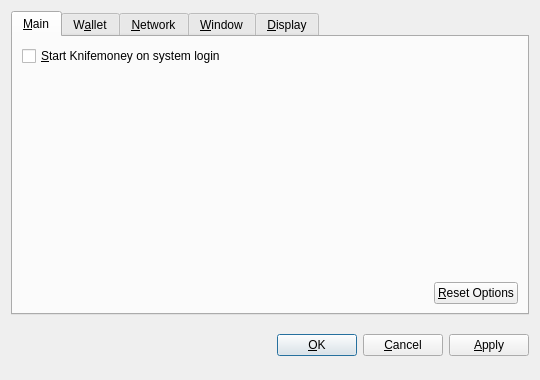
<?xml version="1.0" encoding="UTF-8"?>
<ui version="4.0">
 <class>OptionsDialog</class>
 <widget class="QDialog" name="OptionsDialog">
  <property name="geometry">
   <rect>
    <x>0</x>
    <y>0</y>
    <width>540</width>
    <height>380</height>
   </rect>
  </property>
  <property name="windowTitle">
   <string>Options</string>
  </property>
  <property name="modal">
   <bool>true</bool>
  </property>
  <layout class="QVBoxLayout" name="verticalLayout">
   <item>
    <widget class="QTabWidget" name="tabWidget">
     <property name="tabPosition">
      <enum>QTabWidget::North</enum>
     </property>
     <property name="currentIndex">
      <number>0</number>
     </property>
     <widget class="QWidget" name="tabMain">
      <attribute name="title">
       <string>&amp;Main</string>
      </attribute>
      <layout class="QVBoxLayout" name="verticalLayout_Main">
       <item>
        <widget class="QCheckBox" name="bitcoinAtStartup">
         <property name="toolTip">
          <string>Automatically start Knifemoney after logging in to the system.</string>
         </property>
         <property name="text">
          <string>&amp;Start Knifemoney on system login</string>
         </property>
        </widget>
       </item>
       <item>
        <spacer name="verticalSpacer_Main">
         <property name="orientation">
          <enum>Qt::Vertical</enum>
         </property>
         <property name="sizeHint" stdset="0">
          <size>
           <width>20</width>
           <height>40</height>
          </size>
         </property>
        </spacer>
       </item>
       <item>
        <layout class="QHBoxLayout" name="horizontalLayout_2_Main">
         <item>
          <spacer name="horizontalSpacer_2_Main">
           <property name="orientation">
            <enum>Qt::Horizontal</enum>
           </property>
           <property name="sizeHint" stdset="0">
            <size>
             <width>40</width>
             <height>20</height>
            </size>
           </property>
          </spacer>
         </item>
         <item>
          <widget class="QPushButton" name="resetButton">
           <property name="toolTip">
            <string>Reset all client options to default.</string>
           </property>
           <property name="text">
            <string>&amp;Reset Options</string>
           </property>
           <property name="autoDefault">
            <bool>false</bool>
           </property>
          </widget>
         </item>
        </layout>
       </item>
      </layout>
     </widget>
     <widget class="QWidget" name="tabWallet">
      <attribute name="title">
       <string>W&amp;allet</string>
      </attribute>
      <layout class="QVBoxLayout" name="verticalLayout_Network">
       <item>
        <widget class="QLabel" name="transactionFeeInfoLabel">
         <property name="text">
          <string>Optional transaction fee per kB that helps make sure your transactions are processed quickly. Most transactions are 1 kB.</string>
         </property>
         <property name="textFormat">
          <enum>Qt::PlainText</enum>
         </property>
         <property name="wordWrap">
          <bool>true</bool>
         </property>
        </widget>
       </item>
       <item>
        <layout class="QHBoxLayout" name="horizontalLayout_1_Main">
         <item>
          <widget class="QLabel" name="transactionFeeLabel">
           <property name="text">
            <string>Pay transaction &amp;fee</string>
           </property>
           <property name="textFormat">
            <enum>Qt::PlainText</enum>
           </property>
           <property name="buddy">
            <cstring>transactionFee</cstring>
           </property>
          </widget>
         </item>
         <item>
          <widget class="BitcoinAmountField" name="transactionFee"/>
         </item>
         <item>
          <spacer name="horizontalSpacer_1_Main">
           <property name="orientation">
            <enum>Qt::Horizontal</enum>
           </property>
           <property name="sizeHint" stdset="0">
            <size>
             <width>40</width>
             <height>20</height>
            </size>
           </property>
          </spacer>
         </item>
        </layout>
       </item>
       <item>
        <widget class="QLabel" name="label">
         <property name="text">
          <string>If you disable the spending of unconfirmed change, the change from a transaction cannot be used until that transaction has at least one confirmation. This also affects how your balance is computed.</string>
         </property>
         <property name="wordWrap">
          <bool>true</bool>
         </property>
        </widget>
       </item>
       <item>
        <widget class="QCheckBox" name="spendZeroConfChange">
         <property name="text">
          <string>Spend unconfirmed change  (experts only)</string>
         </property>
        </widget>
       </item>
       <item>
        <spacer name="verticalSpacer">
         <property name="orientation">
          <enum>Qt::Vertical</enum>
         </property>
         <property name="sizeHint" stdset="0">
          <size>
           <width>20</width>
           <height>40</height>
          </size>
         </property>
        </spacer>
       </item>
      </layout>
     </widget>
     <widget class="QWidget" name="tabNetwork">
      <attribute name="title">
       <string>&amp;Network</string>
      </attribute>
      <layout class="QVBoxLayout" name="verticalLayout_Network">
       <item>
        <widget class="QCheckBox" name="mapPortUpnp">
         <property name="toolTip">
          <string>Automatically open the Knifemoney client port on the router. This only works when your router supports UPnP and it is enabled.</string>
         </property>
         <property name="text">
          <string>Map port using &amp;UPnP</string>
         </property>
        </widget>
       </item>
       <item>
        <widget class="QCheckBox" name="connectSocks">
         <property name="toolTip">
          <string>Connect to the Knifemoney network through a SOCKS proxy (e.g. when connecting through Tor).</string>
         </property>
         <property name="text">
          <string>&amp;Connect through SOCKS proxy:</string>
         </property>
        </widget>
       </item>
       <item>
        <layout class="QHBoxLayout" name="horizontalLayout_Network">
         <item>
          <widget class="QLabel" name="proxyIpLabel">
           <property name="text">
            <string>Proxy &amp;IP:</string>
           </property>
           <property name="textFormat">
            <enum>Qt::PlainText</enum>
           </property>
           <property name="buddy">
            <cstring>proxyIp</cstring>
           </property>
          </widget>
         </item>
         <item>
          <widget class="QValidatedLineEdit" name="proxyIp">
           <property name="maximumSize">
            <size>
             <width>140</width>
             <height>16777215</height>
            </size>
           </property>
           <property name="toolTip">
            <string>IP address of the proxy (e.g. 127.0.0.1)</string>
           </property>
          </widget>
         </item>
         <item>
          <widget class="QLabel" name="proxyPortLabel">
           <property name="text">
            <string>&amp;Port:</string>
           </property>
           <property name="textFormat">
            <enum>Qt::PlainText</enum>
           </property>
           <property name="buddy">
            <cstring>proxyPort</cstring>
           </property>
          </widget>
         </item>
         <item>
          <widget class="QLineEdit" name="proxyPort">
           <property name="maximumSize">
            <size>
             <width>55</width>
             <height>16777215</height>
            </size>
           </property>
           <property name="toolTip">
            <string>Port of the proxy (e.g. 9050)</string>
           </property>
          </widget>
         </item>
         <item>
          <widget class="QLabel" name="socksVersionLabel">
           <property name="text">
            <string>SOCKS &amp;Version:</string>
           </property>
           <property name="textFormat">
            <enum>Qt::PlainText</enum>
           </property>
           <property name="buddy">
            <cstring>socksVersion</cstring>
           </property>
          </widget>
         </item>
         <item>
          <widget class="QValueComboBox" name="socksVersion">
           <property name="toolTip">
            <string>SOCKS version of the proxy (e.g. 5)</string>
           </property>
          </widget>
         </item>
         <item>
          <spacer name="horizontalSpacer_Network">
           <property name="orientation">
            <enum>Qt::Horizontal</enum>
           </property>
           <property name="sizeHint" stdset="0">
            <size>
             <width>40</width>
             <height>20</height>
            </size>
           </property>
          </spacer>
         </item>
        </layout>
       </item>
       <item>
        <spacer name="verticalSpacer_Network">
         <property name="orientation">
          <enum>Qt::Vertical</enum>
         </property>
         <property name="sizeHint" stdset="0">
          <size>
           <width>20</width>
           <height>40</height>
          </size>
         </property>
        </spacer>
       </item>
      </layout>
     </widget>
     <widget class="QWidget" name="tabWindow">
      <attribute name="title">
       <string>&amp;Window</string>
      </attribute>
      <layout class="QVBoxLayout" name="verticalLayout_Window">
       <item>
        <widget class="QCheckBox" name="minimizeToTray">
         <property name="toolTip">
          <string>Show only a tray icon after minimizing the window.</string>
         </property>
         <property name="text">
          <string>&amp;Minimize to the tray instead of the taskbar</string>
         </property>
        </widget>
       </item>
       <item>
        <widget class="QCheckBox" name="minimizeOnClose">
         <property name="toolTip">
          <string>Minimize instead of exit the application when the window is closed. When this option is enabled, the application will be closed only after selecting Quit in the menu.</string>
         </property>
         <property name="text">
          <string>M&amp;inimize on close</string>
         </property>
        </widget>
       </item>
       <item>
        <spacer name="verticalSpacer_Window">
         <property name="orientation">
          <enum>Qt::Vertical</enum>
         </property>
         <property name="sizeHint" stdset="0">
          <size>
           <width>20</width>
           <height>40</height>
          </size>
         </property>
        </spacer>
       </item>
      </layout>
     </widget>
     <widget class="QWidget" name="tabDisplay">
      <attribute name="title">
       <string>&amp;Display</string>
      </attribute>
      <layout class="QVBoxLayout" name="verticalLayout_Display">
       <item>
        <layout class="QHBoxLayout" name="horizontalLayout_1_Display">
         <item>
          <widget class="QLabel" name="langLabel">
           <property name="text">
            <string>User Interface &amp;language:</string>
           </property>
           <property name="textFormat">
            <enum>Qt::PlainText</enum>
           </property>
           <property name="buddy">
            <cstring>lang</cstring>
           </property>
          </widget>
         </item>
         <item>
          <widget class="QValueComboBox" name="lang">
           <property name="toolTip">
            <string>The user interface language can be set here. This setting will take effect after restarting Knifemoney.</string>
           </property>
          </widget>
         </item>
        </layout>
       </item>
       <item>
        <layout class="QHBoxLayout" name="horizontalLayout_2_Display">
         <item>
          <widget class="QLabel" name="unitLabel">
           <property name="text">
            <string>&amp;Unit to show amounts in:</string>
           </property>
           <property name="textFormat">
            <enum>Qt::PlainText</enum>
           </property>
           <property name="buddy">
            <cstring>unit</cstring>
           </property>
          </widget>
         </item>
         <item>
          <widget class="QValueComboBox" name="unit">
           <property name="toolTip">
            <string>Choose the default subdivision unit to show in the interface and when sending coins.</string>
           </property>
          </widget>
         </item>
        </layout>
       </item>
       <item>
        <widget class="QCheckBox" name="displayAddresses">
         <property name="toolTip">
          <string>Whether to show Knifemoney addresses in the transaction list or not.</string>
         </property>
         <property name="text">
          <string>&amp;Display addresses in transaction list</string>
         </property>
        </widget>
       </item>
       <item>
        <widget class="QCheckBox" name="coinControlFeatures">
         <property name="toolTip">
          <string>Whether to show coin control features or not.</string>
         </property>
         <property name="text">
          <string>Display coin &amp;control features (experts only!)</string>
         </property>
        </widget>
       </item>
       <item>
        <spacer name="verticalSpacer_Display">
         <property name="orientation">
          <enum>Qt::Vertical</enum>
         </property>
         <property name="sizeHint" stdset="0">
          <size>
           <width>20</width>
           <height>40</height>
          </size>
         </property>
        </spacer>
       </item>
      </layout>
     </widget>
    </widget>
   </item>
   <item>
    <layout class="QHBoxLayout" name="horizontalLayout_Buttons">
     <item>
      <spacer name="horizontalSpacer_1">
       <property name="orientation">
        <enum>Qt::Horizontal</enum>
       </property>
       <property name="sizeHint" stdset="0">
        <size>
         <width>40</width>
         <height>48</height>
        </size>
       </property>
      </spacer>
     </item>
     <item>
      <widget class="QLabel" name="statusLabel">
       <property name="font">
        <font>
         <weight>75</weight>
         <bold>true</bold>
        </font>
       </property>
       <property name="text">
        <string/>
       </property>
       <property name="textFormat">
        <enum>Qt::PlainText</enum>
       </property>
       <property name="wordWrap">
        <bool>true</bool>
       </property>
      </widget>
     </item>
     <item>
      <spacer name="horizontalSpacer_2">
       <property name="orientation">
        <enum>Qt::Horizontal</enum>
       </property>
       <property name="sizeHint" stdset="0">
        <size>
         <width>40</width>
         <height>48</height>
        </size>
       </property>
      </spacer>
     </item>
     <item>
      <widget class="QPushButton" name="okButton">
       <property name="text">
        <string>&amp;OK</string>
       </property>
      </widget>
     </item>
     <item>
      <widget class="QPushButton" name="cancelButton">
       <property name="text">
        <string>&amp;Cancel</string>
       </property>
       <property name="autoDefault">
        <bool>false</bool>
       </property>
      </widget>
     </item>
     <item>
      <widget class="QPushButton" name="applyButton">
       <property name="text">
        <string>&amp;Apply</string>
       </property>
       <property name="autoDefault">
        <bool>false</bool>
       </property>
      </widget>
     </item>
    </layout>
   </item>
  </layout>
 </widget>
 <customwidgets>
  <customwidget>
   <class>BitcoinAmountField</class>
   <extends>QSpinBox</extends>
   <header>bitcoinamountfield.h</header>
  </customwidget>
  <customwidget>
   <class>QValueComboBox</class>
   <extends>QComboBox</extends>
   <header>qvaluecombobox.h</header>
  </customwidget>
  <customwidget>
   <class>QValidatedLineEdit</class>
   <extends>QLineEdit</extends>
   <header>qvalidatedlineedit.h</header>
  </customwidget>
 </customwidgets>
 <resources/>
 <connections/>
</ui>
